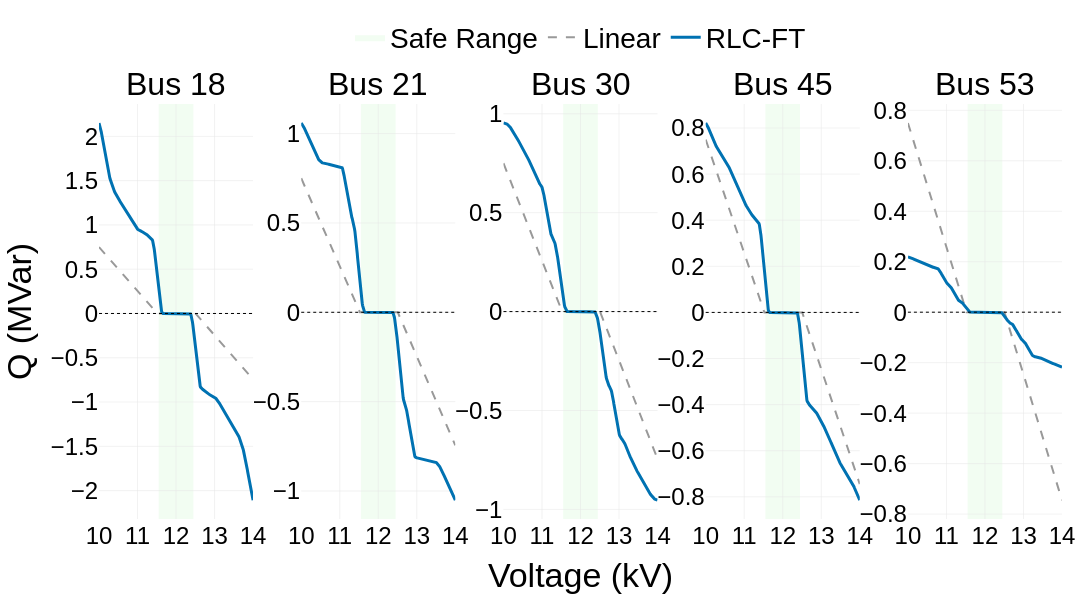

Notebook source saved alongside this figure:
### Code cell
# plot policy
def enhanced_policy_plot(policy_net, topology):
    """
    Enhanced policy visualization with consistent styling with trajectory plot
    Plots are arranged horizontally (1×5 layout)
    
    Args:
        policy_net: The policy network models for different buses
        topology: The power system topology indicator
        
    Returns:
        fig: Plotly figure object with enhanced styling
    """
    # Create 1×5 subplot layout (horizontal arrangement)
    fig = make_subplots(
        rows=1, cols=5,
        subplot_titles=['Bus 18', 'Bus 21', 'Bus 30', 'Bus 45', 'Bus 53'],
        horizontal_spacing=0.05  # Reduce spacing between subplots
    )
    for annotation in fig.layout.annotations:
        annotation.font.size = NATURE_CONFIG["font_title"]
        annotation.font.family = "Arial"
    
    # Use consistent color scheme with trajectory plot
    method_colors = {
        'RLC-FT': '#0072B2',  # Deep blue
        'Linear': '#999999'   # Gray
    }
    
    # Line styles and widths
    line_width = {
        'RLC-FT': 3,
        'Linear': 2
    }
    
    N = 400
    x_vals = np.linspace(10, 14, N)
    
    # Adjusted safe voltage range
    safe_range = [11.55, 12.45]  # Adjusted per requirements
    
    # Store all traces to ensure correct rendering order
    all_traces = {i: {'background': [], 'lines': []} for i in range(5)}
    
    # Create subplots for each bus
    bus_indices = [0, 1, 2, 3, 4]
    for idx, i in enumerate(bus_indices):
        # In horizontal layout, all plots are in row 1, column is the index+1
        row = 1
        col = idx + 1
        
        baseline_vals = []
        policy_vals = []
        
        # Calculate output values
        for j in range(N):
            state_val = 0.80 + 0.001 * j
            base = np.maximum(state_val - 1.05, 0) - np.maximum(0.95 - state_val, 0)
            baseline_vals.append(-base)
            
            state_tensor = torch.tensor([[state_val]])
            action_tensor = policy_net[i](state_tensor, topology)
            policy_vals.append( -action_tensor[0].detach().item() )

        baseline_vals = np.array(baseline_vals)
        
        # Apply PCHIP smoothing for better curve appearance
        window_size = 20
        policy_vals_smoothed = moving_average(policy_vals, n=window_size)

        
        # Scale linear values for consistency
        baseline_vals_scaled = 5 * baseline_vals
        
        # Add safe voltage range area
        fig.add_shape(
            type="rect",
            x0=safe_range[0], 
            x1=safe_range[1], 
            y0=-10,  # Using very wide y-range
            y1=10,   # that will be auto-scaled later
            fillcolor="rgba(144, 238, 144, 0.12)",
            line=dict(width=0),
            layer="below",
            row=row, col=col
        )
        
        # Add Safe Range to legend (only in first subplot)
        if idx == 0:
            all_traces[idx]['background'].append(
                go.Scatter(
                    x=[None], y=[None],
                    mode='lines',
                    fill='toself',
                    fillcolor="rgba(144, 238, 144, 0.12)",
                    line=dict(width=0),
                    name="Safe Range",
                    showlegend=True
                )
            )
        
        # Add zero line for reference
        fig.add_hline(
            y=0,
            line=dict(color="black", width=1, dash="dot"),
            row=row, col=col
        )
        
        # Add Linear and RLC-FT curves
        all_traces[idx]['lines'].append(
            go.Scatter(
                x=x_vals,
                y=baseline_vals_scaled,
                mode='lines',
                name='Linear',
                line=dict(
                    dash='dash', 
                    color=method_colors['Linear'],
                    width=line_width['Linear']
                ),
                showlegend=(idx == 0)
            )
        )

        all_traces[idx]['lines'].append(
            go.Scatter(
                x=x_vals,
                y=policy_vals_smoothed,
                mode='lines',
                name='RLC-FT',
                line=dict(
                    color=method_colors['RLC-FT'],
                    width=line_width['RLC-FT']
                ),
                showlegend=(idx == 0)
            )
        )
        
        # Calculate y-axis range based on data
        y_min = min(min(baseline_vals_scaled), min(policy_vals_smoothed)) * 1.1
        y_max = max(max(baseline_vals_scaled), max(policy_vals_smoothed)) * 1.1
        
        # Set axis styles
        fig.update_xaxes(
            title_text="Voltage (kV)" if col == 3 else None,  # Only middle plot gets x-axis title
            title_font=dict(size=NATURE_CONFIG['font_axis_title']+6),
            tickfont=dict(size=NATURE_CONFIG['font_axis']),
            range=[10, 14],
            showgrid=True,
            gridwidth=0.5,
            gridcolor='#E5E5E5',
            zeroline=False,
            row=row, col=col
        )
        
        # Set y-axis styles
        fig.update_yaxes(
            title_text="Q (MVar)" if col == 1 else None,
            title_font=dict(size=NATURE_CONFIG['font_axis_title']+6),
            tickfont=dict(size=NATURE_CONFIG['font_axis']),
            range=[y_min, y_max],  # Dynamically scale y-axis for each subplot
            showgrid=True,
            gridwidth=0.5,
            gridcolor='#E5E5E5',
            zeroline=False,
            row=row, col=col
        )
    
    # Add all traces in the correct order
    for idx in range(5):
        row = 1  # All in row 1 for horizontal layout
        col = idx + 1
        
        # Add background elements first
        for trace in all_traces[idx]['background']:
            fig.add_trace(trace, row=row, col=col)
        
        # Add lines next
        for trace in all_traces[idx]['lines']:
            fig.add_trace(trace, row=row, col=col)

    # Overall layout settings - adjust width/height for horizontal layout
    fig.update_layout(
        font=dict(family='Arial', size=NATURE_CONFIG['font_base'], color='black'),
        width=1800,  # Wider for horizontal layout
        height=600,  # Lower height
        margin=dict(l=60, r=30, t=100, b=60),
        legend=dict(
            orientation="h",
            yanchor="bottom",
            y=1.10,
            xanchor="center",
            x=0.5,
            bgcolor='rgba(255,255,255,0.8)',
            font=dict(size=NATURE_CONFIG['font_legend']),
        ),
        plot_bgcolor='white',
        paper_bgcolor='white'
    )

    
    # Save high-resolution images
    output_path = os.path.join(Config.data_path, 'images', '56bus', 'enhanced_policy_plot.svg')
    fig.write_image(output_path, width=1800, height=600, scale=2)
    
    # # Also save PNG version
    fig.write_image(os.path.join(Config.data_path, 'images', '56bus', 'enhanced_policy_plot.png'), width=1800, height=600, scale=2)
    
    # Display the plot
    fig.show()
    
    return fig

fig = enhanced_policy_plot(agent_policy_net, topology)

### Figure 1 — Plotly figure (JSON) as saved in the notebook; plotly's stock layout.template omitted (floating-point values rounded to 4 significant figures; data arrays with more than 128 entries replaced by an {"elided": "..."} marker saying what was removed)
{"data": [{"fill": "toself", "fillcolor": "rgba(144, 238, 144, 0.12)", "line": {"width": 0}, "mode": "lines", "name": "Safe Range", "showlegend": true, "type": "scatter", "x": [null], "xaxis": "x", "y": [null], "yaxis": "y"}, {"line": {"color": "#999999", "dash": "dash", "width": 2}, "mode": "lines", "name": "Linear", "showlegend": true, "type": "scatter", "x": {"elided": "400 float values"}, "xaxis": "x", "y": {"elided": "400 float values"}, "yaxis": "y"}, {"line": {"color": "#0072B2", "width": 3}, "mode": "lines", "name": "RLC-FT", "showlegend": true, "type": "scatter", "x": {"elided": "400 float values"}, "xaxis": "x", "y": {"elided": "400 float values"}, "yaxis": "y"}, {"line": {"color": "#999999", "dash": "dash", "width": 2}, "mode": "lines", "name": "Linear", "showlegend": false, "type": "scatter", "x": {"elided": "400 float values"}, "xaxis": "x2", "y": {"elided": "400 float values"}, "yaxis": "y2"}, {"line": {"color": "#0072B2", "width": 3}, "mode": "lines", "name": "RLC-FT", "showlegend": false, "type": "scatter", "x": {"elided": "400 float values"}, "xaxis": "x2", "y": {"elided": "400 float values"}, "yaxis": "y2"}, {"line": {"color": "#999999", "dash": "dash", "width": 2}, "mode": "lines", "name": "Linear", "showlegend": false, "type": "scatter", "x": {"elided": "400 float values"}, "xaxis": "x3", "y": {"elided": "400 float values"}, "yaxis": "y3"}, {"line": {"color": "#0072B2", "width": 3}, "mode": "lines", "name": "RLC-FT", "showlegend": false, "type": "scatter", "x": {"elided": "400 float values"}, "xaxis": "x3", "y": {"elided": "400 float values"}, "yaxis": "y3"}, {"line": {"color": "#999999", "dash": "dash", "width": 2}, "mode": "lines", "name": "Linear", "showlegend": false, "type": "scatter", "x": {"elided": "400 float values"}, "xaxis": "x4", "y": {"elided": "400 float values"}, "yaxis": "y4"}, {"line": {"color": "#0072B2", "width": 3}, "mode": "lines", "name": "RLC-FT", "showlegend": false, "type": "scatter", "x": {"elided": "400 float values"}, "xaxis": "x4", "y": {"elided": "400 float values"}, "yaxis": "y4"}, {"line": {"color": "#999999", "dash": "dash", "width": 2}, "mode": "lines", "name": "Linear", "showlegend": false, "type": "scatter", "x": {"elided": "400 float values"}, "xaxis": "x5", "y": {"elided": "400 float values"}, "yaxis": "y5"}, {"line": {"color": "#0072B2", "width": 3}, "mode": "lines", "name": "RLC-FT", "showlegend": false, "type": "scatter", "x": {"elided": "400 float values"}, "xaxis": "x5", "y": {"elided": "400 float values"}, "yaxis": "y5"}], "layout": {"annotations": [{"font": {"family": "Arial", "size": 32}, "showarrow": false, "text": "Bus 18", "x": 0.08, "xanchor": "center", "xref": "paper", "y": 1, "yanchor": "bottom", "yref": "paper"}, {"font": {"family": "Arial", "size": 32}, "showarrow": false, "text": "Bus 21", "x": 0.29, "xanchor": "center", "xref": "paper", "y": 1, "yanchor": "bottom", "yref": "paper"}, {"font": {"family": "Arial", "size": 32}, "showarrow": false, "text": "Bus 30", "x": 0.5, "xanchor": "center", "xref": "paper", "y": 1, "yanchor": "bottom", "yref": "paper"}, {"font": {"family": "Arial", "size": 32}, "showarrow": false, "text": "Bus 45", "x": 0.71, "xanchor": "center", "xref": "paper", "y": 1, "yanchor": "bottom", "yref": "paper"}, {"font": {"family": "Arial", "size": 32}, "showarrow": false, "text": "Bus 53", "x": 0.92, "xanchor": "center", "xref": "paper", "y": 1, "yanchor": "bottom", "yref": "paper"}], "font": {"color": "black", "family": "Arial", "size": 28}, "height": 600, "legend": {"bgcolor": "rgba(255,255,255,0.8)", "font": {"size": 28}, "orientation": "h", "x": 0.5, "xanchor": "center", "y": 1.1, "yanchor": "bottom"}, "margin": {"b": 60, "l": 60, "r": 30, "t": 100}, "paper_bgcolor": "white", "plot_bgcolor": "white", "shapes": [{"fillcolor": "rgba(144, 238, 144, 0.12)", "layer": "below", "line": {"width": 0}, "type": "rect", "x0": 11.55, "x1": 12.45, "xref": "x", "y0": -10, "y1": 10, "yref": "y"}, {"line": {"color": "black", "dash": "dot", "width": 1}, "type": "line", "x0": 0, "x1": 1, "xref": "x domain", "y0": 0, "y1": 0, "yref": "y"}, {"fillcolor": "rgba(144, 238, 144, 0.12)", "layer": "below", "line": {"width": 0}, "type": "rect", "x0": 11.55, "x1": 12.45, "xref": "x2", "y0": -10, "y1": 10, "yref": "y2"}, {"line": {"color": "black", "dash": "dot", "width": 1}, "type": "line", "x0": 0, "x1": 1, "xref": "x2 domain", "y0": 0, "y1": 0, "yref": "y2"}, {"fillcolor": "rgba(144, 238, 144, 0.12)", "layer": "below", "line": {"width": 0}, "type": "rect", "x0": 11.55, "x1": 12.45, "xref": "x3", "y0": -10, "y1": 10, "yref": "y3"}, {"line": {"color": "black", "dash": "dot", "width": 1}, "type": "line", "x0": 0, "x1": 1, "xref": "x3 domain", "y0": 0, "y1": 0, "yref": "y3"}, {"fillcolor": "rgba(144, 238, 144, 0.12)", "layer": "below", "line": {"width": 0}, "type": "rect", "x0": 11.55, "x1": 12.45, "xref": "x4", "y0": -10, "y1": 10, "yref": "y4"}, {"line": {"color": "black", "dash": "dot", "width": 1}, "type": "line", "x0": 0, "x1": 1, "xref": "x4 domain", "y0": 0, "y1": 0, "yref": "y4"}, {"fillcolor": "rgba(144, 238, 144, 0.12)", "layer": "below", "line": {"width": 0}, "type": "rect", "x0": 11.55, "x1": 12.45, "xref": "x5", "y0": -10, "y1": 10, "yref": "y5"}, {"line": {"color": "black", "dash": "dot", "width": 1}, "type": "line", "x0": 0, "x1": 1, "xref": "x5 domain", "y0": 0, "y1": 0, "yref": "y5"}], "width": 1800, "xaxis": {"anchor": "y", "domain": [0, 0.16], "gridcolor": "#E5E5E5", "gridwidth": 0.5, "range": [10, 14], "showgrid": true, "tickfont": {"size": 24}, "title": {"font": {"size": 34}}, "zeroline": false}, "xaxis2": {"anchor": "y2", "domain": [0.21, 0.37], "gridcolor": "#E5E5E5", "gridwidth": 0.5, "range": [10, 14], "showgrid": true, "tickfont": {"size": 24}, "title": {"font": {"size": 34}}, "zeroline": false}, "xaxis3": {"anchor": "y3", "domain": [0.42, 0.58], "gridcolor": "#E5E5E5", "gridwidth": 0.5, "range": [10, 14], "showgrid": true, "tickfont": {"size": 24}, "title": {"font": {"size": 34}, "text": "Voltage (kV)"}, "zeroline": false}, "xaxis4": {"anchor": "y4", "domain": [0.63, 0.79], "gridcolor": "#E5E5E5", "gridwidth": 0.5, "range": [10, 14], "showgrid": true, "tickfont": {"size": 24}, "title": {"font": {"size": 34}}, "zeroline": false}, "xaxis5": {"anchor": "y5", "domain": [0.84, 1], "gridcolor": "#E5E5E5", "gridwidth": 0.5, "range": [10, 14], "showgrid": true, "tickfont": {"size": 24}, "title": {"font": {"size": 34}}, "zeroline": false}, "yaxis": {"anchor": "x", "domain": [0, 1], "gridcolor": "#E5E5E5", "gridwidth": 0.5, "range": [-2.321, 2.365], "showgrid": true, "tickfont": {"size": 24}, "title": {"font": {"size": 34}, "text": "Q (MVar)"}, "zeroline": false}, "yaxis2": {"anchor": "x2", "domain": [0, 1], "gridcolor": "#E5E5E5", "gridwidth": 0.5, "range": [-1.157, 1.166], "showgrid": true, "tickfont": {"size": 24}, "title": {"font": {"size": 34}}, "zeroline": false}, "yaxis3": {"anchor": "x3", "domain": [0, 1], "gridcolor": "#E5E5E5", "gridwidth": 0.5, "range": [-1.049, 1.049], "showgrid": true, "tickfont": {"size": 24}, "title": {"font": {"size": 34}}, "zeroline": false}, "yaxis4": {"anchor": "x4", "domain": [0, 1], "gridcolor": "#E5E5E5", "gridwidth": 0.5, "range": [-0.8963, 0.9041], "showgrid": true, "tickfont": {"size": 24}, "title": {"font": {"size": 34}}, "zeroline": false}, "yaxis5": {"anchor": "x5", "domain": [0, 1], "gridcolor": "#E5E5E5", "gridwidth": 0.5, "range": [-0.8195, 0.825], "showgrid": true, "tickfont": {"size": 24}, "title": {"font": {"size": 34}}, "zeroline": false}}}
